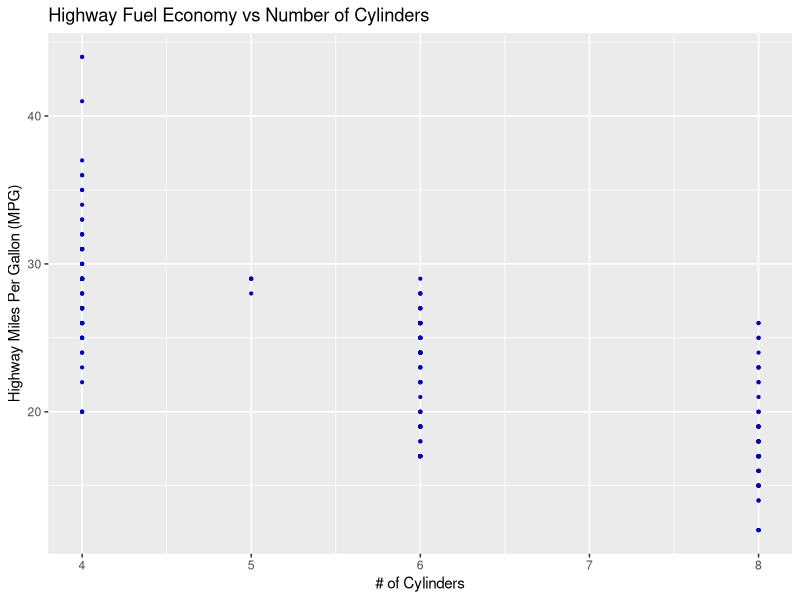
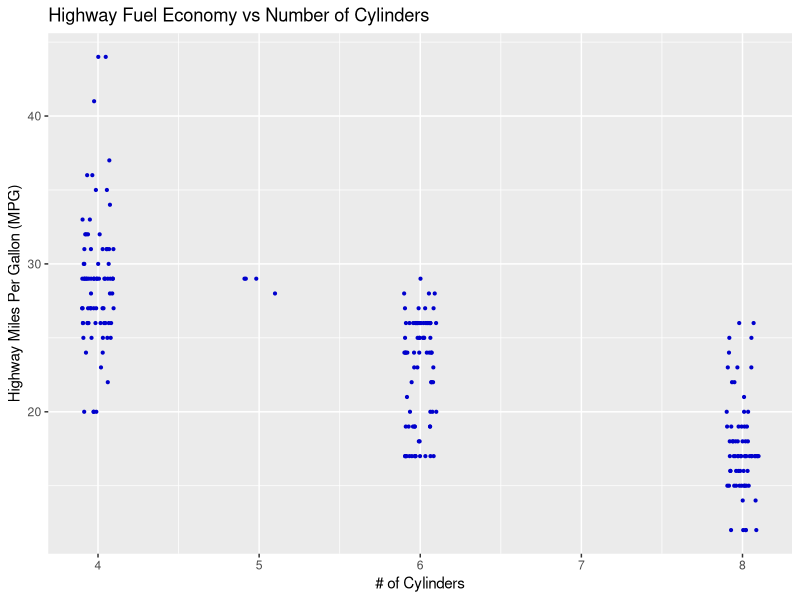
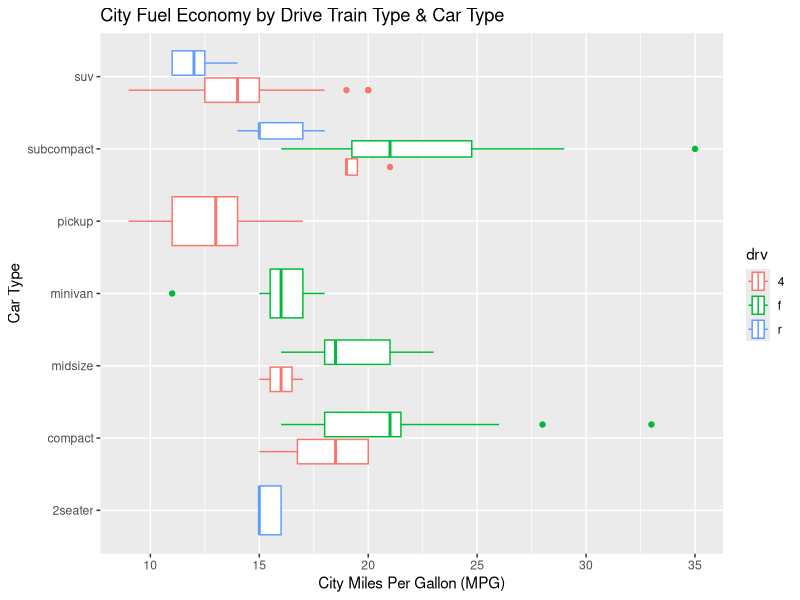
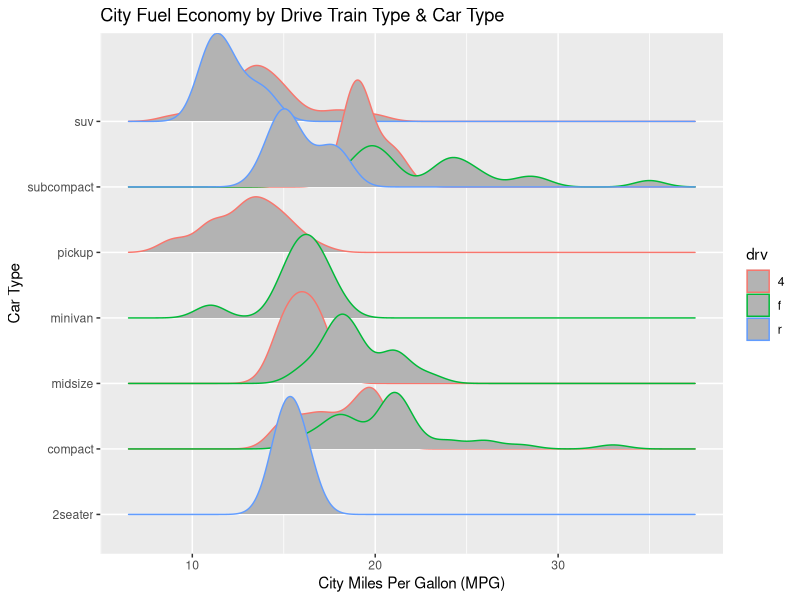

Reproduce these figures in R, in order.
## ---- chunk 1
library(knitr)
library(ggplot2)
library(ggridges)
## ---- chunk 2
ggplot(mpg, aes(cyl, hwy)) + 
  geom_point(size = 0.75, color="blue3", 
             position = position_jitter(
               width = 0,
               height = 0
             )) +
  xlab('# of Cylinders') +
  ylab('Highway Miles Per Gallon (MPG)') +
  ggtitle('Highway Fuel Economy vs Number of Cylinders')
## ---- chunk 3
ggplot(mpg, aes(cyl, hwy)) + 
  geom_point(size = 0.75, color="blue3", 
             position = position_jitter(
               width = 0.1,
               height = 0
             )) +
  xlab('# of Cylinders') +
  ylab('Highway Miles Per Gallon (MPG)') +
  ggtitle('Highway Fuel Economy vs Number of Cylinders')
## ---- chunk 4
ggplot(mpg, aes(cty, class, color=drv)) + 
  geom_boxplot() +
  xlab('City Miles Per Gallon (MPG)') +
  ylab('Car Type') +
  ggtitle('City Fuel Economy by Drive Train Type & Car Type') 
## ---- chunk 5
ggplot(mpg, aes(cty, class, color=drv)) + 
  geom_density_ridges() +
  xlab('City Miles Per Gallon (MPG)') +
  ylab('Car Type') +
  ggtitle('City Fuel Economy by Drive Train Type & Car Type')
